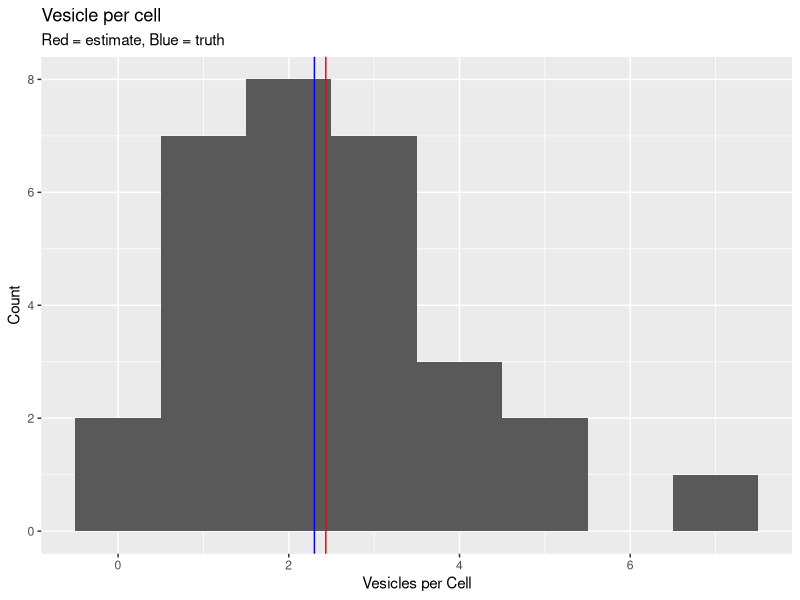
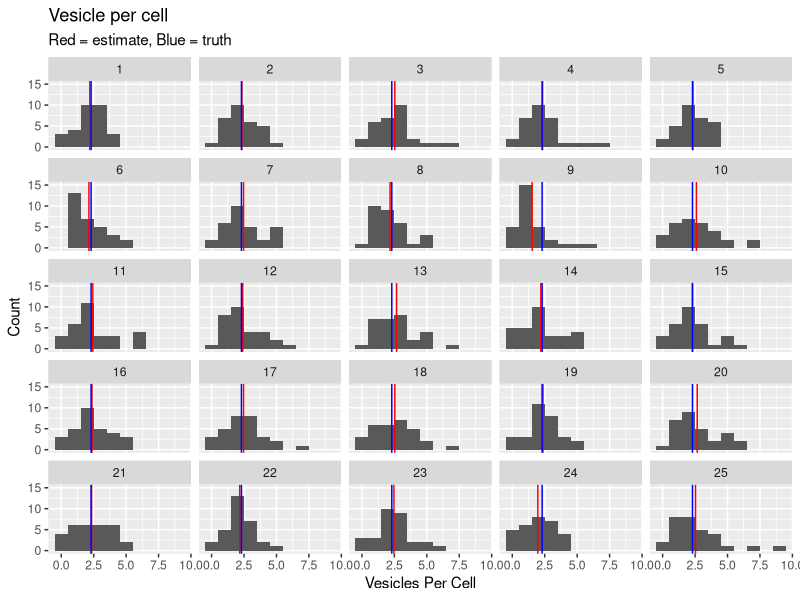
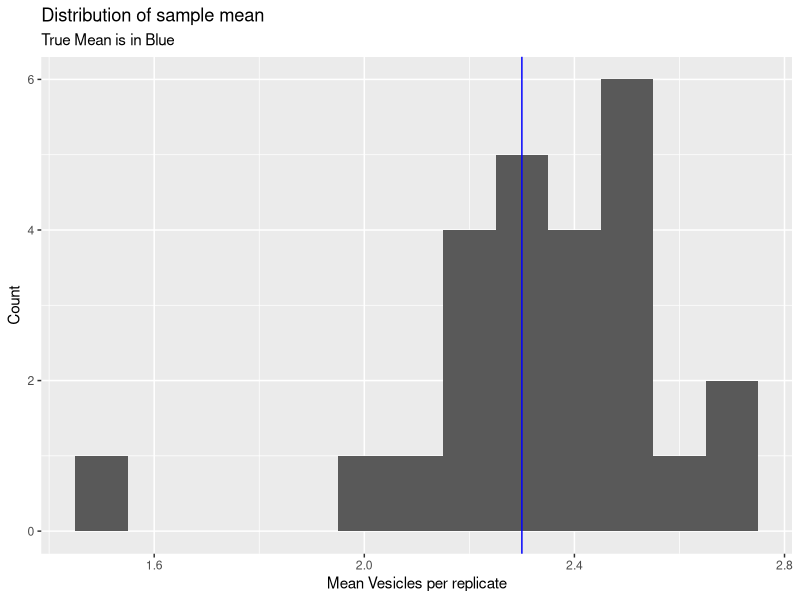
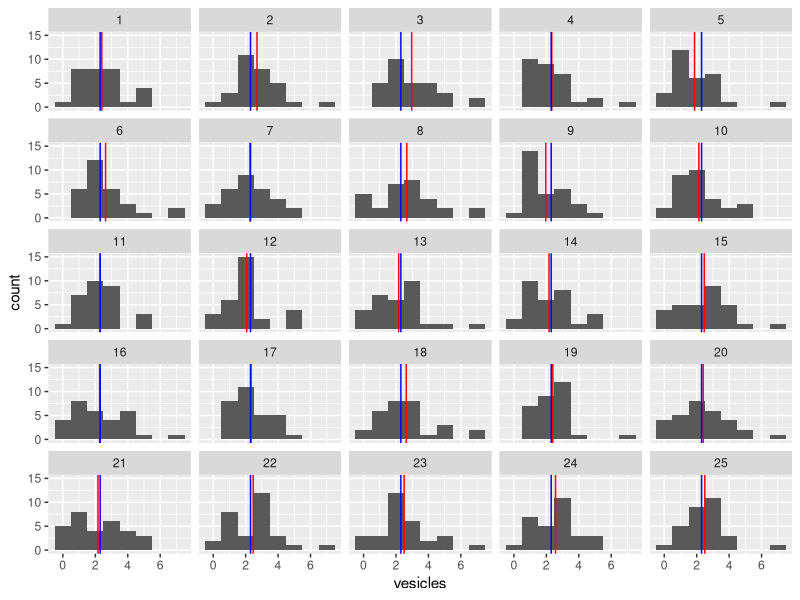
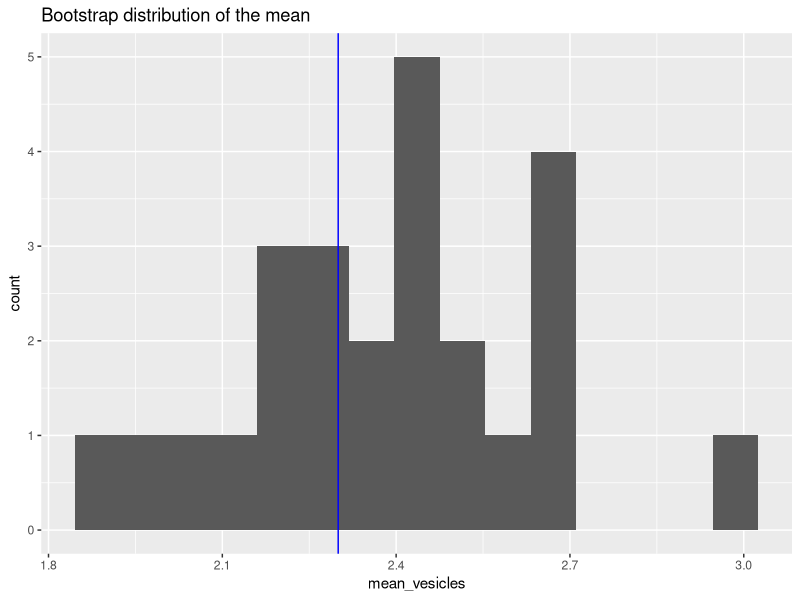
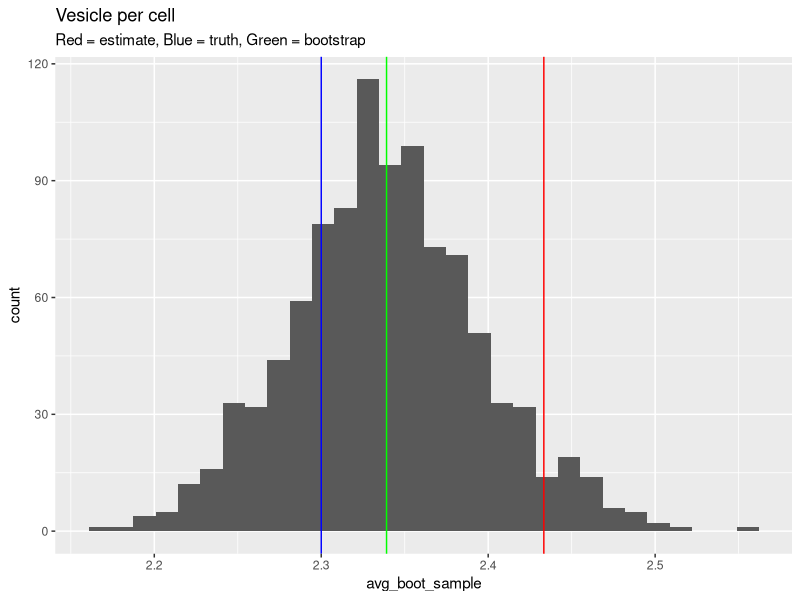
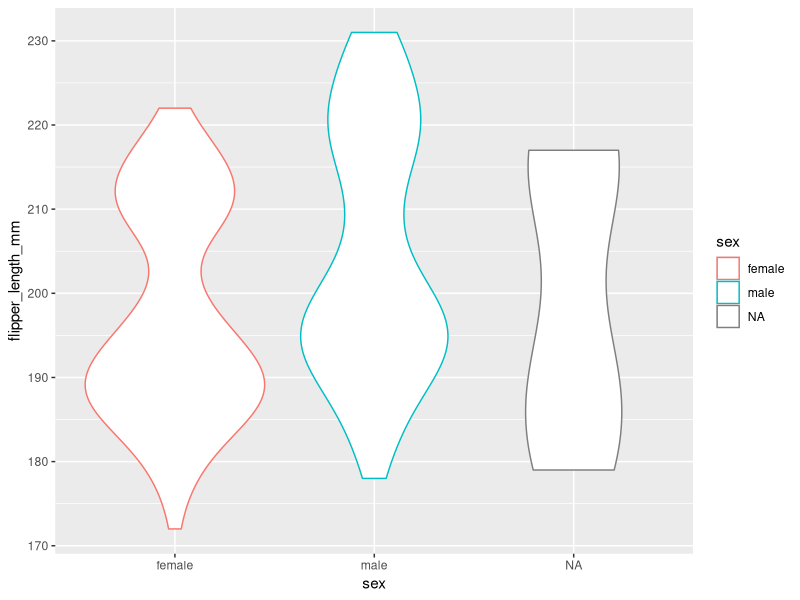
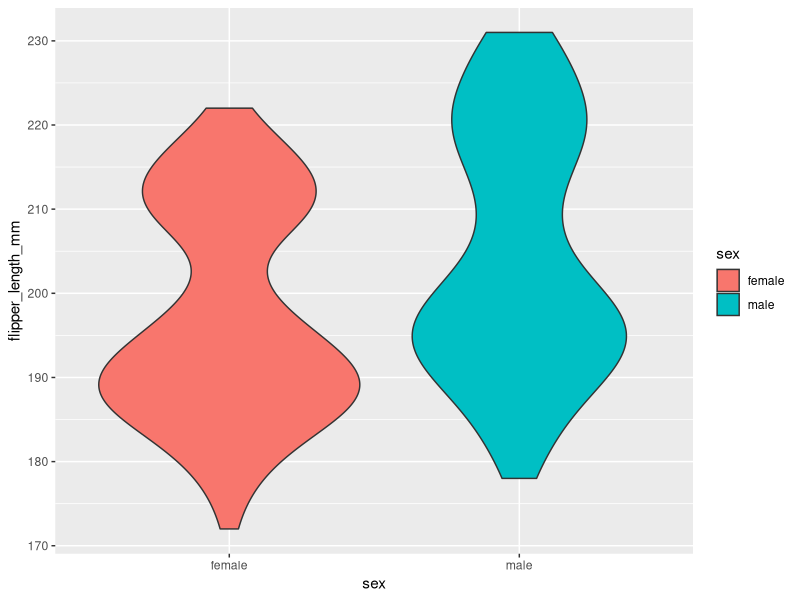

Reproduce these figures in R, in order.
## ---- chunk 1

library(ggplot2)
library(tidyverse)
library(tidyr)
library(dplyr)

## ---- chunk 2

# Set the seed of the random number generator
set.seed(1)

# Number of observations aka how many cells are we going to look at?
n_obs <- 30

# This is our assumed true value
true_mean_vesicles_per_cell <- 2.3 

# Simulate the experiment with rpois()
vesicles_per_cells <- rpois(n_obs, true_mean_vesicles_per_cell)

# Convert the data set into a data frame which will be needed for plotting
myexperiment <- data.frame(vesicles_per_cells)

# Calculate average vesicles per cell
avg_v_per_cell <- mean(vesicles_per_cells)

## ---- chunk 3

# Pro tip: use geom_vline() to add a vertical line with a designated x intercept

# Add a subtitle your plot title with ggtitle("title", "subtitle")
ggplot(myexperiment, aes(x = vesicles_per_cells)) + 
  geom_histogram(binwidth = 1) + 
  geom_vline(xintercept = avg_v_per_cell, color = "red") + 
  geom_vline(xintercept = true_mean_vesicles_per_cell, color = "blue") + 
  ggtitle("Vesicle per cell", "Red = estimate, Blue = truth") +
  labs(x = "Vesicles per Cell", 
       y = "Count")

## ---- chunk 4

# Set the number of times we want to repeat the experiment (replicates)
replicates <- 25

# We can multiply our observations by our replicates in order to rapidly simulate
# the collection of the data.
vesicles_per_cells <- rpois(n_obs*replicates, true_mean_vesicles_per_cell)

# Create a factor to designate experiment number and bind to the data.frame
# use gl() to generate factor levels
experiment_id <- gl(replicates, n_obs)
myexperiment_replicates <- data.frame(vesicles = vesicles_per_cells, 
                                    replicate = experiment_id)

# Create a data frame of averages grouped by the 'replicate' factor we created above
df.avg <- myexperiment_replicates %>%
  group_by(replicate) %>%
  summarize(avg_per_replicate = mean(vesicles))

## ---- chunk 5

# Plot all experiment replicates using replicate number as a the separating facet
ggplot(myexperiment_replicates, aes(vesicles_per_cells)) + 
  geom_histogram(binwidth = 1) + 
  facet_wrap(~replicate) + 
  geom_vline(data = df.avg, aes(xintercept = avg_per_replicate), color = "red") + 
  geom_vline(xintercept = true_mean_vesicles_per_cell, color = "blue") +
  ggtitle("Vesicle per cell", "Red = estimate, Blue = truth") +
  labs(x = "Vesicles Per Cell", 
       y = "Count")

## ---- chunk 6

ggplot(df.avg, aes(avg_per_replicate)) + 
  geom_histogram(binwidth = 0.1) + 
  geom_vline(xintercept = true_mean_vesicles_per_cell, color = "blue") +
  ggtitle("Distribution of sample mean", "True Mean is in Blue") +
  labs(x = "Mean Vesicles per replicate", 
       y = "Count")

## ---- chunk 7

# Create a sub-sample with the sample() command
# Using our previously created  data set, lets create a sample of vesicles per 
# cell that is sub-sampled using bootstrapping with the same number of 
# observations and replicates that we used before
# Since bootstrapping is sampling done with replacement be sure to set 
# replace = TRUE
subsample1 <- sample(myexperiment$vesicles_per_cells, n_obs*replicates, replace = TRUE)

# The data frame using the sub-sampled vesicles data and experiment_id from before
subsample_boostraps <- data.frame(vesicles = subsample1, replicate = experiment_id)

# Calculate means for the bootstrapped sub-samples
bootstraps_averages <- subsample_boostraps %>%
                    group_by(replicate) %>%
                    summarise(mean_vesicles = mean(vesicles))

# Using the same plotting approach from above lets visualize the 25 sub-samples
# obtained by bootstrapping
ggplot(subsample_boostraps, aes(vesicles)) + 
  geom_histogram(binwidth = 1) + 
  facet_wrap(~replicate) + 
  geom_vline(data = bootstraps_averages, aes(xintercept = mean_vesicles), color = "red") + 
  geom_vline(xintercept = true_mean_vesicles_per_cell, color = "blue") 

## ---- chunk 8

ggplot(bootstraps_averages, aes(x = mean_vesicles)) + 
  geom_histogram(bins = 15) + 
  geom_vline(xintercept = true_mean_vesicles_per_cell, color = "blue") + 
  ggtitle("Bootstrap distribution of the mean")

## ---- chunk 9

# Create an empty array which can be filled with the 1000 sub samples
avg_boot_sample <- array(NA, 1000)

# Create a for loop that collects the sub-samples and fills the array
for (i in 1:length(avg_boot_sample)){
  bootsample <- sample(vesicles_per_cells, replace = TRUE)
  avg_boot_sample[i] <- mean(bootsample)
}

# Calculate the summary statistics from your array of sub-samples
mean(avg_boot_sample)
sd(avg_boot_sample)
quantile(avg_boot_sample, c(0.025, 0.975))

# Let's take a look
# Notice ggplot can only work with data frames
# In this case we can convert the avg_boot_sample array into a 
# data frame within the ggplot command
ggplot(data.frame(avg_boot_sample) , aes(avg_boot_sample)) + 
  geom_histogram() + 
  geom_vline(xintercept = avg_v_per_cell, color = "red") + 
  geom_vline(xintercept = mean(avg_boot_sample), color = "green") + 
  geom_vline(xintercept = true_mean_vesicles_per_cell, color = "blue") + 
  ggtitle("Vesicle per cell", "Red = estimate, Blue = truth, Green = bootstrap")

## ---- chunk 10

library(palmerpenguins)

ggplot(penguins, aes(x = sex, y = flipper_length_mm, color = sex)) + 
  geom_violin()

# clean NAs
sum(is.na(penguins$sex))
penguins_clean <- penguins[!is.na(penguins$sex), ]

# penguins_clean = penguins %>% filter(!is.na(sex))

ggplot(penguins_clean, aes(x = sex, y = flipper_length_mm, fill = sex)) + 
  geom_violin()

## ---- chunk 11

# to make code more readable, create an indicator variable
is_female <- penguins_clean$sex == "female"

avg_female <- mean(penguins_clean$flipper_length_mm[is_female])
avg_male <- mean(penguins_clean$flipper_length_mm[!is_female])
diff_flipper_length <- avg_female - avg_male

print(paste("Flipper lenth difference between male and female is: ", diff_flipper_length))
print("Is is REAL?")
## ---- chunk 12
individual_diff_from_mean <- array(NA, nrow(penguins_clean))

individual_diff_from_mean[is_female] <- penguins_clean$flipper_length_mm[is_female] - avg_female
individual_diff_from_mean[!is_female] <- penguins_clean$flipper_length_mm[!is_female] - avg_male

# add to the data_frame
penguins_clean_diff <- cbind(penguins_clean, individual_diff_from_mean)

#plot
ggplot(penguins_clean_diff, aes(x = individual_diff_from_mean)) +
 geom_histogram()

ggplot(penguins_clean_diff, aes(x = sex, y = individual_diff_from_mean)) +
 geom_violin()
ggplot(penguins_clean_diff, aes(x = sex, y = individual_diff_from_mean, fill = island)) +
 geom_violin()
## ---- chunk 13
avg_by_sex_and_island <- penguins_clean %>% 
                            group_by(sex, island) %>% 
                            summarise(avg = mean(flipper_length_mm))

individual_diff_from_mean <- array(NA, nrow(penguins_clean))
for (i in seq(nrow(avg_by_sex_and_island))) {
  ix <- which(penguins_clean$sex == avg_by_sex_and_island$sex[i] &
             penguins_clean$island == avg_by_sex_and_island$island[i])
  individual_diff_from_mean[ix] <- penguins_clean$flipper_length_mm[ix] - avg_by_sex_and_island$avg[i] 
}


## ---- chunk 14
penguins_clean_diff <- cbind(penguins_clean, individual_diff_from_mean)

# plot
ggplot(penguins_clean_diff, aes(x = individual_diff_from_mean)) + 
  geom_histogram()

ggplot(penguins_clean_diff, aes(x = sex, y = individual_diff_from_mean)) + 
  geom_violin()
ggplot(penguins_clean_diff, aes(x = sex, y = individual_diff_from_mean, color = island)) + 
  geom_violin()
## ---- chunk 15
avg_by_sex_and_island <- penguins_clean %>% 
                            group_by(sex, island) %>% 
                            summarise(avg = mean(flipper_length_mm))

diff_flipper_length <- mean(avg_by_sex_and_island$avg[avg_by_sex_and_island$sex == "female"] - 
                     avg_by_sex_and_island$avg[avg_by_sex_and_island$sex == "male"])

print(paste("Flipper lenth difference between male and female accounting for island is: ", diff_flipper_length))
print("Is is REAL?")
## ---- chunk 16
sex_diff = function(png) {
  avg_by_sex_and_island <- png %>% 
                            group_by(sex, island) %>% 
                            summarise(avg = mean(flipper_length_mm))

  diff_flipper_length <- mean(avg_by_sex_and_island$avg[avg_by_sex_and_island$sex == "female"] - 
                     avg_by_sex_and_island$avg[avg_by_sex_and_island$sex == "male"])
  return(diff_flipper_length)
}

iter <- 1000
boot_diff <- array(NA, iter)
for (i in seq(iter)) {
  smpl_ix <- sample(nrow(penguins_clean), replace = TRUE)
  # create sample from sample dataframe
  png_boot <- penguins_clean[smpl_ix, ]
  boot_diff[i] <- sex_diff(png_boot)
}
## ---- chunk 17
ggplot(data.frame(flipper_difference = boot_diff), aes(x = flipper_difference)) + 
  geom_histogram()
## ---- chunk 18

# Simulate new data
# In this data set, we consider eye blinking and neuron spike rates
# We will then explore if these two variables are correlated
n_obs <- 20; 
neuron.spike.rate <- rnorm(n_obs);
eye.blinking <- neuron.spike.rate + rnorm(n_obs, 0, 2)
myexperiment <- data.frame(neuron.spike.rate = neuron.spike.rate, 
                           eye.blinking = eye.blinking)

# Have a look at the simulated data
head(myexperiment)

## ---- chunk 19

# Plot the data on a scatter plot
ggplot(myexperiment, aes(x = neuron.spike.rate, y = eye.blinking)) + 
  geom_point() + 
  geom_smooth(method = lm)

# Write a function to estimate the slop of a y ~ x linear regression
myslope <- function(x, y) {
  mdl <- lm(y ~ x)
  slp <- mdl$coef[[2]]
  return(slp)
}

# Return the slop of eye blinking ~ neuron spike rate
real_slope <- myslope(neuron.spike.rate, eye.blinking)
real_slope

## ---- chunk 20

# Here is where the magic happens
# If they are not correlated, 
# it did not matter if the are paired or not
# So we shuffle one of them
perm_indx <- sample(n_obs, replace = FALSE)
perm_blink <- eye.blinking[perm_indx];

# Add to data frame with an indicator
indicator <- as.factor(c(array("perm", n_obs), array("real", n_obs)))
neuron <- c(neuron.spike.rate, neuron.spike.rate)
blink <- c(perm_blink, eye.blinking)
myexperiment <- data.frame(indicator, neuron, blink)

ggplot(myexperiment, aes(x = neuron, y = blink, col = indicator)) + 
  geom_point(aes(color = indicator)) +
  geom_smooth(method = lm)

## ---- chunk 21

perm_slopes <-  array(NA, dim = 1000)

for (i in 1:length(perm_slopes)) {
  perm_blink <- eye.blinking[sample(n_obs)];
  perm_slopes[i] <- myslope(neuron.spike.rate, perm_blink)
}

ggplot(data.frame(perm_slopes), aes(perm_slopes)) + 
  geom_histogram() + 
  geom_vline(xintercept = real_slope)

# We can calculate a p-value
# which corresponds to the probability of observing the observed
# difference between the slope and the slop observed from 
# the permuted samples under the assumption that the two variables
# are not associated
p_value <- 1 - mean(real_slope > perm_slopes)
p_value
